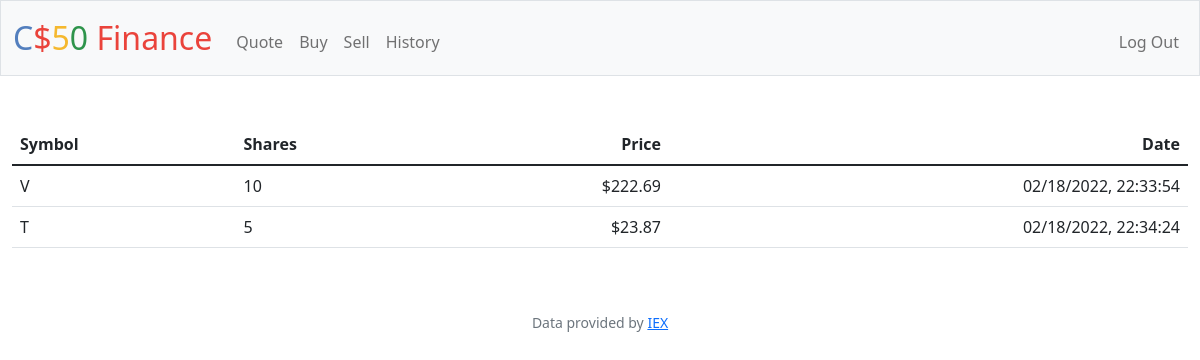
Page /history (signed in) on the earlier database version.
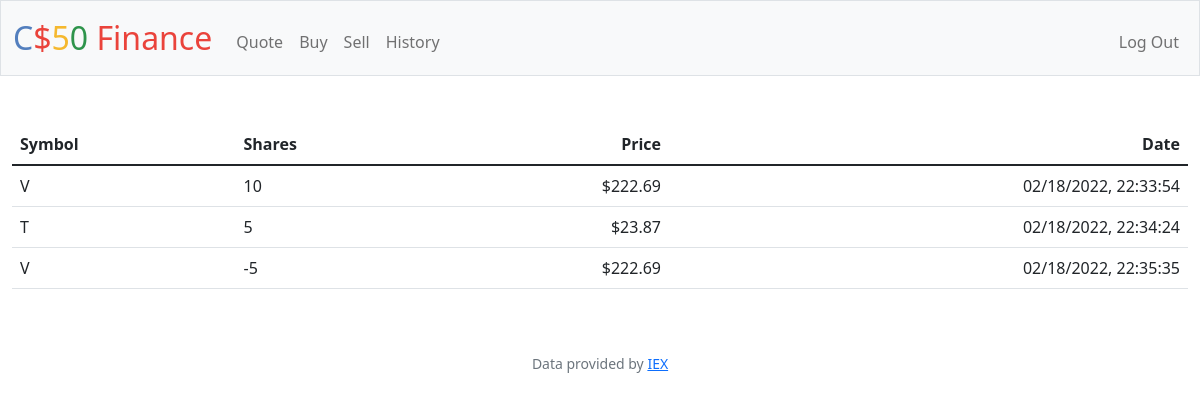
Same page on the later database version.
### tables this page shows
CREATE TABLE transactions (user_id INTEGER, symbol TEXT NOT NULL, shares NUMERIC NOT NULL, price NUMERIC NOT NULL, date TEXT NOT NULL);

### app.py (the view)
@app.route("/history")
@login_required
def history():
    transactions = db.execute("SELECT symbol, shares, price, date FROM transactions WHERE user_id=?", session["user_id"])
    if not transactions:
        return apology("you have no transactions so far")
    return render_template("history.html", transactions=transactions)

### app.py (called while the page is built)
@app.after_request
def after_request(response):
    response.headers["Cache-Control"] = "no-cache, no-store, must-revalidate"
    response.headers["Expires"] = 0
    response.headers["Pragma"] = "no-cache"
    return response

### helpers.py (called while the page is built)
def login_required(f):
    @wraps(f)
    def decorated_function(*args, **kwargs):
        if session.get("user_id") is None:
            return redirect("/login")
        return f(*args, **kwargs)
    return decorated_function

def usd(value):
    return f"${value:,.2f}"

### templates/history.html (shortened to what this page needs)
{% extends "layout.html" %}
{% block main %}
    <table class="table tablestriped">
        <thead>
            <tr>
                <th class="text-start">Symbol</th>
                <th class="text-start">Shares</th>
                <th class="text-end">Price</th>
                <th class="text-end">Date</th>
            </tr>
        </thead>
        <tbody>
            {% for symbol in transactions %}
                <tr>
                    <td class="text-start">{{ symbol['symbol'] }}</td>
                    <td class="text-start">{{ symbol['shares'] }}</td>
                    <td class="text-end">{{ symbol['price'] | usd }}</td>
                    <td class="text-end">{{ symbol['date'] }}</td>
                </tr>
            {% endfor %}
        </tbody>
    </table>
{% endblock %}

### templates/layout.html (shortened to what this page needs)
<!DOCTYPE html>
<html lang="en">
    <head>
        <link href="https://cdn.jsdelivr.net/npm/bootstrap@5.1.3/dist/css/bootstrap.min.css" rel="stylesheet">
        <link href="/static/styles.css" rel="stylesheet">
    </head>
    <body>
        <nav class="bg-light border navbar navbar-expand-md navbar-light">
            <div class="container-fluid">
                <a class="navbar-brand" href="/"><span class="blue">C</span><span class="red">$</span><span class="yellow">5</span><span class="green">0</span> <span class="red">Finance</span></a>
                <div class="collapse navbar-collapse" id="navbar">
                    {% if session["user_id"] %}
                        <ul class="navbar-nav me-auto mt-2">
                            <li class="nav-item"><a class="nav-link" href="/quote">Quote</a></li>
                            <li class="nav-item"><a class="nav-link" href="/buy">Buy</a></li>
                            <li class="nav-item"><a class="nav-link" href="/sell">Sell</a></li>
                            <li class="nav-item"><a class="nav-link" href="/history">History</a></li>
                        </ul>
                        <ul class="navbar-nav ms-auto mt-2">
                            <li class="nav-item"><a class="nav-link" href="/logout">Log Out</a></li>
                        </ul>
                    {% else %}
                        <ul class="navbar-nav ms-auto mt-2">
                            <li class="nav-item"><a class="nav-link" href="/register">Register</a></li>
                            <li class="nav-item"><a class="nav-link" href="/login">Log In</a></li>
                        </ul>
                    {% endif %}
                </div>
            </div>
        </nav>
        <main class="container-fluid py-5 text-center">
            {% block main %}{% endblock %}
        </main>
        <footer class="mb-5 small text-center text-muted">
            Data provided by <a href="https://iexcloud.io/">IEX</a>
        </footer>
    </body>
</html>

### static/styles.css (style rules this page uses)
nav .navbar-brand { font-size: xx-large; }
nav .navbar-brand .blue { color: #537fbe; }
nav .navbar-brand .red { color: #ea433b; }
nav .navbar-brand .yellow { color: #f5b82e; }
nav .navbar-brand .green { color: #2e944b; }

Differences in the rows shown:
added transactions: symbol "V", shares "-5", price "$222.69", date "02/18/2022, 22:35:35"
